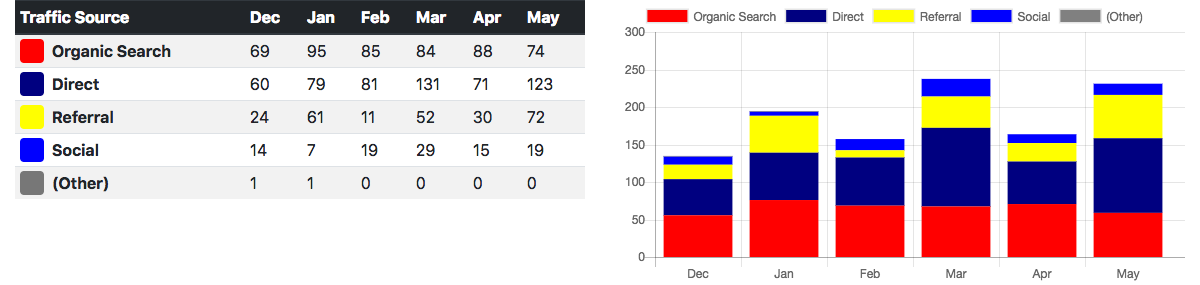

Write the Python code that produced this figure.
import initialize_apis
from initialize_apis import get_slides_and_drive_apis
import os
from selenium import webdriver
from PIL import Image
from io import BytesIO
import googleslidesproject
from googleslidesproject import find_replace_img
from apiclient.http import MediaFileUpload

port = 5004
url = 'http://127.0.0.1:' + str(port) + '/traffic'
pres_id = '17qSfATi1I-0HmQ7LoEgCrz-DkOdw7qt1p4ATg9oika8'
shape_text = '{{traffic}}'
slides_service = get_slides_and_drive_apis.setup_googleslides_api()
drive_service =  get_slides_and_drive_apis.setup_googledrive_api()


def take_ss(url):
    chromedriver = "/usr/local/bin/chromedriver"
    os.environ["webdriver.chrome.driver"] = chromedriver
    driver = webdriver.Chrome(chromedriver)
    image_url = 'traffic_screenshot.png'
    driver.get(url)
    element = driver.find_element_by_tag_name("body")
    location = element.location
    size = element.size
    png = driver.get_screenshot_as_png()
    driver.quit()
    im = Image.open(BytesIO(png))
    left = location['x']
    top= location['y']
    right = location['x'] + size['width']
    bottom = location['y'] + size['height']
    im= im.crop((left, top, right, bottom))
    im.save(image_url)
    return image_url

def get_file_id(image_url):
    drive_service = get_slides_and_drive_apis.setup_googledrive_api()
    file_metadata = {'name': image_url}
    media = MediaFileUpload(image_url, mimetype='image/jpeg')
    file = drive_service.files.create(body=file_metadata, media_body=media, fields='id').execute()

def master(url):
    image_url = take_ss(url)
    get_file_id(image_url)




master(url)